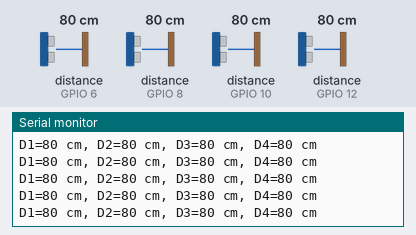
Recording of a sketch running on a simulated ESP32-S3. Parts: the last lines printed to the serial monitor. Wiring (inferred from the names in the program): 4 × ultrasonic range finder: trigger GPIO 5, echo GPIO 6 / trigger GPIO 7, echo GPIO 8 / trigger GPIO 9, echo GPIO 10 / trigger GPIO 11, echo GPIO 12. Inputs (shaded band) come from the test bench; at power-on: distance to the obstacle (sensors on GPIO 6, GPIO 8, GPIO 10, GPIO 12) 80 cm. The echo pulse lasts 58.3 µs per cm.

Above: at 1.2 s.
1.3 s: distance to the obstacle (sensor on GPIO 6) set to 2 cm
At 1.46 s:
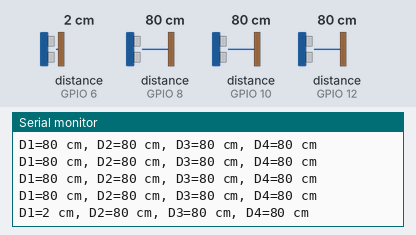
2.8 s: distance to the obstacle (sensor on GPIO 8) set to 2 cm
At 2.85 s:
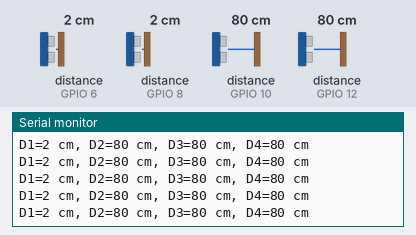
4.3 s: distance to the obstacle (sensor on GPIO 10) set to 2 cm
At 4.3 s:
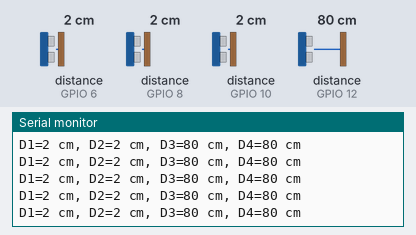
5.8 s: distance to the obstacle (sensor on GPIO 12) set to 2 cm
At 5.81 s:
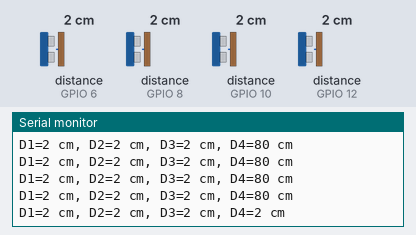
7.3 s: distance to the obstacle (sensor on GPIO 6) set to 4 cm
At 7.35 s:
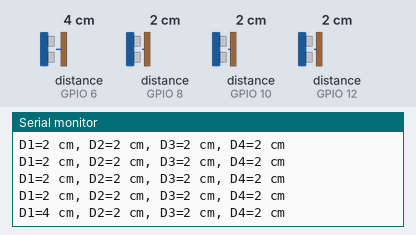
8.8 s: distance to the obstacle (sensor on GPIO 8) set to 4 cm
At 8.89 s:
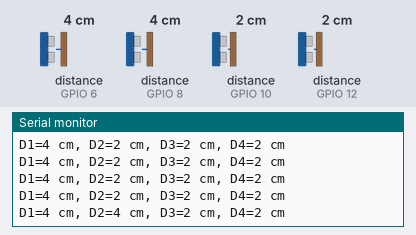
Timing chart, 0 to 11.3 s (numbered marks = the images above; inputs shaded):
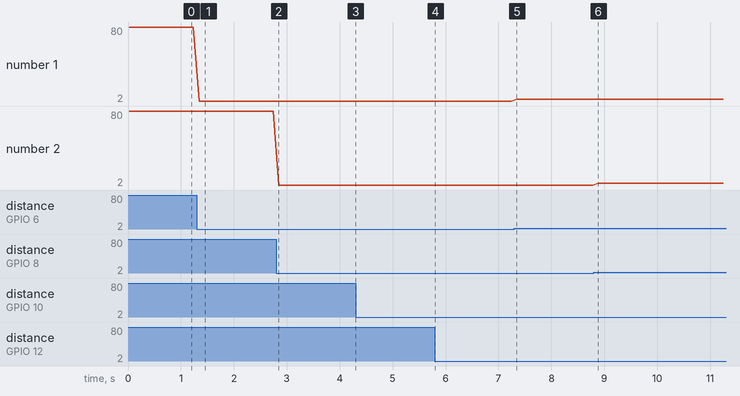

The sketch:

VegaBoard_embedded.ino
```cpp
#include <HardwareSerial.h>

HardwareSerial vegaUart(1);
const int TRIG1 = 5;
const int ECHO1 = 6;
const int TRIG2 = 7;
const int ECHO2 = 8;
const int TRIG3 = 9;
const int ECHO3 = 10;
const int TRIG4 = 11;
const int ECHO4 = 12;

int readDistanceCm(int trig, int echo) {
  digitalWrite(trig, LOW);
  delayMicroseconds(2);
  digitalWrite(trig, HIGH);
  delayMicroseconds(10);
  digitalWrite(trig, LOW);

  long duration = pulseIn(echo, HIGH, 100000);
  return (int)(duration / 58);
}

void setup() {
  pinMode(TRIG1, OUTPUT);
  pinMode(ECHO1, INPUT);
  pinMode(TRIG2, OUTPUT);
  pinMode(ECHO2, INPUT);

  pinMode(TRIG3, OUTPUT);
  pinMode(ECHO3, INPUT);
  pinMode(TRIG4, OUTPUT);
  pinMode(ECHO4, INPUT);

  vegaUart.begin(115200);
  Serial.begin(115200);
}

void loop() {
  int d1 = readDistanceCm(TRIG1, ECHO1);
  int d2 = readDistanceCm(TRIG2, ECHO2);


  int d3 = readDistanceCm(TRIG3, ECHO3);


  int d4 = readDistanceCm(TRIG4, ECHO4);
  vegaUart.print(d1);
  vegaUart.print(',');
  vegaUart.print(d2);
  vegaUart.print(',');
  vegaUart.print(d3);
  vegaUart.print(',');
  vegaUart.print(d4);
  vegaUart.print('\n');
  Serial.print("D1=");
  Serial.print(d1);
  Serial.print(" cm, D2=");
  Serial.print(d2);
  Serial.print(" cm, D3=");
  Serial.print(d3);
  Serial.print(" cm, D4=");
  Serial.print(d4);
  Serial.println(" cm");

  delay(100);
}
```

Measured:
- after the input at 1.3 s, the serial monitor: prints a new line after 0.05 s (image 1)
- after the input at 5.8 s, the serial monitor: prints a new line at once (image 4)
- after the input at 7.3 s, the serial monitor: prints a new line at once (image 5)
- after the input at 8.8 s, the serial monitor: prints a new line after 0.08 s (image 6)
